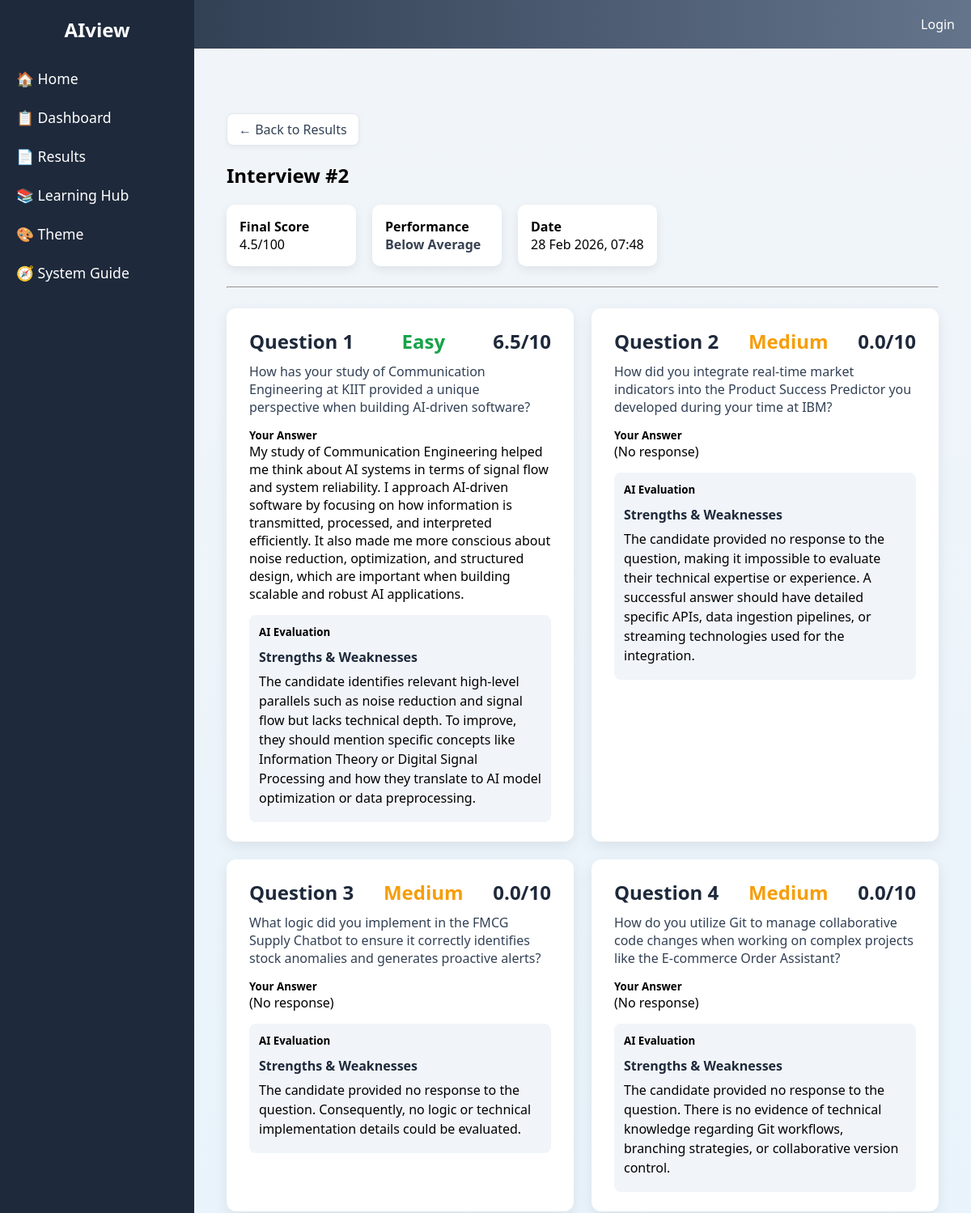
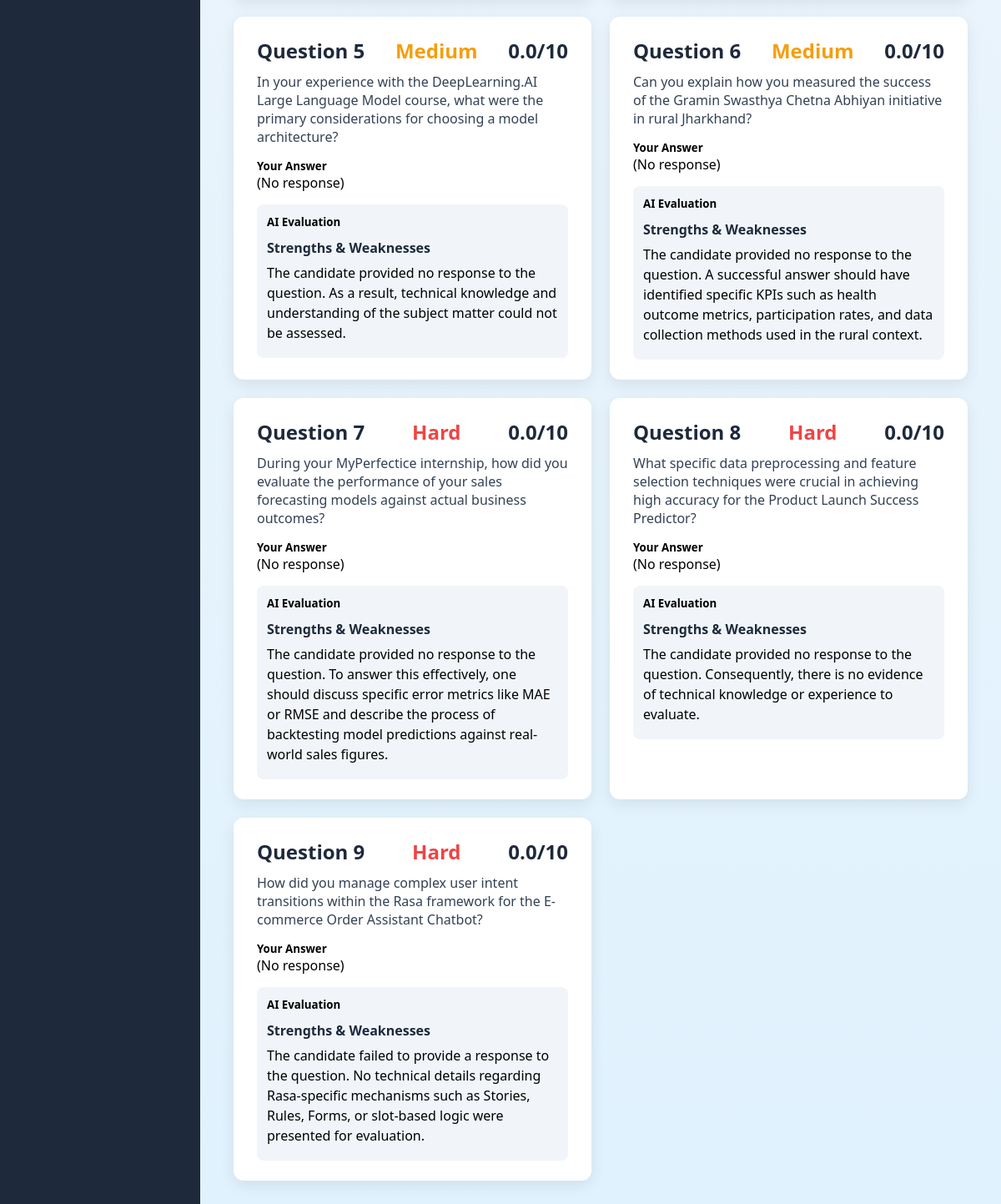
Screenshot of /results/2 with the database file from the repository (2 pictures, top to bottom).
### models.py (models this page shows)
class Interview(db.Model):
    id = db.Column(db.Integer, primary_key=True)
    date = db.Column(db.DateTime, default=datetime.utcnow)
    total_score = db.Column(db.Float)
    summary = db.Column(db.Text)
    answers = db.relationship("Answer", backref="interview", lazy=True)

class Answer(db.Model):
    id = db.Column(db.Integer, primary_key=True)
    interview_id = db.Column(db.Integer, db.ForeignKey("interview.id"), nullable=False)
    question = db.Column(db.Text, nullable=False)
    answer = db.Column(db.Text, nullable=False)
    category = db.Column(db.String(100))
    difficulty = db.Column(db.String(50))
    score = db.Column(db.Float)
    feedback = db.Column(db.Text)
    time_taken = db.Column(db.Integer)

### app.py (the view)
@app.route("/results/<int:id>")
def result_detail(id):
    interview = models.Interview.query.get_or_404(id)
    return render_template("result_detail.html", interview=interview)

### templates/result_detail.html (shortened to what this page needs)
{% extends "layout.html" %}
{% block content %}
<div class="results-container">
    <a class="back-button" href="/results">
        ← Back to Results
    </a>
    <h2 class="interview-title">Interview #{{ interview.id }}</h2>
    <div class="summary-grid">
        <div class="summary-box">
            <h4>Final Score</h4>
            <p>{{ (interview.total_score*10)|round(2) }}/100</p>
        </div>
        <div class="summary-box">
            <h4>Performance</h4>
            {% set score = interview.total_score %}
            {% if score >= 9 %}
                <span class="performance-badge outstanding">Outstanding</span>
            {% elif score >= 8 %}
                <span class="performance-badge excellent">Excellent</span>
            {% elif score >= 7 %}
                <span class="performance-badge verygood">Very Good</span>
            {% elif score >= 6 %}
                <span class="performance-badge good">Good</span>
            {% elif score >= 5 %}
                <span class="performance-badge fair">Fair</span>
            {% elif score >= 4 %}
                <span class="performance-badge practice">Needs Practice</span>
            {% else %}
                <span class="performance-badge average">Below Average</span>
            {% endif %}
        </div>
        <div class="summary-box">
            <h4>Date</h4>
            <p>{{ (interview.date + timedelta(hours=5, minutes=30)).strftime("%d %b %Y, %H:%M") }}</p>
        </div>
    </div>
    <hr class="divider">
    <div class="questions-grid">
        {% for answer in interview.answers %}
        <div class="question-card">
            <div class="question-header">
                <span class="question-number">
                    Question {{ loop.index }}
                </span>
                <span class="difficulty {{ answer.difficulty }}">
                    {{ answer.difficulty | capitalize }}
                </span>
                <span class="score">
                    {{ answer.score }}/10
                </span>
            </div>
            <p class="question-text">
                {{ answer.question }}
            </p>
            <div class="answer-section">
                <h5>Your Answer</h5>
                <p>{{ answer.answer }}</p>
            </div>
            <div class="feedback-section">
                <h5>AI Evaluation</h5>
                {% set parts = answer.feedback.split("Reasoning:") %}
                <p><strong>Strengths & Weaknesses</strong></p>
                <p>{{ parts[0] }}</p>
            </div>
        </div>
        {% endfor %}
    </div>
</div>
{% endblock %}

### static/css/style.css (style rules this page uses)
html, body { width: 100%; height: 100%; }
body { margin: 0; overflow: hidden; }
* { margin: 0; padding: 0; box-sizing: border-box; font-family: 'Segoe UI', sans-serif; }
body, html { height: 100%; }
:root { --theme-bg: linear-gradient(to bottom, #f1f5f9, #e0f2fe); }
.results-container { width: 100%; max-width: 1400px; margin: 40px auto; }
.performance-badge { font-weight: 600; }
.average { color: #374151; }
.question-header { font-size:24px; font-weight:600; text-align:center; max-width:850px; margin-bottom:20px; color:#1e293b; }
.back-button { display:inline-flex; align-items:center; gap:6px; background:white; padding:8px 14px; border-radius:8px; border:1px solid #e2e8f0; box-shadow:0 2px 6px rgba(0,0,0,0.05); text-decoration:none; color:#334155; font-weight:500; margin-bottom:20px; }
.interview-title { margin-bottom:20px; }
.summary-grid { display:flex; gap:20px; margin-bottom:25px; }
.summary-box { background:white; padding:16px; border-radius:10px; box-shadow:0 4px 12px rgba(0,0,0,0.08); min-width:160px; }
.divider { margin:25px 0; }
.questions-grid { display:grid; grid-template-columns:repeat(auto-fit,minmax(420px,1fr)); gap:22px; }
.question-card { background:white; padding:24px 28px; border-radius:12px; box-shadow:0 6px 18px rgba(0,0,0,0.08); width:100%; }
.question-header { display:flex; justify-content:space-between; margin-bottom:10px; font-weight:600; }
.question-text { margin-bottom:15px; color:#334155; }
.answer-section { margin-bottom:15px; }
.feedback-section { background:#f1f5f9; padding:12px; border-radius:8px; }
.score { font-weight:bold; }
.difficulty.easy { color:#16a34a; }
.difficulty.medium { color:#f59e0b; }
.difficulty.hard { color:#ef4444; }
.feedback-section strong { display:block; margin-top:10px; color:#1e293b; }
.feedback-section p { margin-bottom:6px; line-height:1.5; }

### rows the page displays
Interview: id "2", (interview.total_score*10)|round(2) "4.5", date "28 Feb 2026, 07:48"
Answer: difficulty "Easy", score "6.5", question "How has your study of Communication Engineering at KIIT provided a unique perspective when building AI-driven software?", answer "My study of Communication Engineering helped me think about AI systems in terms of signal flow and system reliability. I approach AI-driven software by focusing on how information is transmitted, processed, and interpreted efficiently. It also made me more conscious about noise reduction, optimization, and structured design, which are important when building scalable and robust AI applications.", feedback "The candidate identifies relevant high-level parallels such as noise reduction and signal flow but lacks technical depth. To improve, they should mention specific concepts like Information Theory or Digital Signal Processing and how they translate to AI model optimization or data preprocessing."
Answer: difficulty "Medium", score "0.0", question "How did you integrate real-time market indicators into the Product Success Predictor you developed during your time at IBM?", answer "(No response)", feedback "The candidate provided no response to the question, making it impossible to evaluate their technical expertise or experience. A successful answer should have detailed specific APIs, data ingestion pipelines, or streaming technologies used for the integration."
Answer: difficulty "Medium", score "0.0", question "What logic did you implement in the FMCG Supply Chatbot to ensure it correctly identifies stock anomalies and generates proactive alerts?", answer "(No response)", feedback "The candidate provided no response to the question. Consequently, no logic or technical implementation details could be evaluated."
Answer: difficulty "Medium", score "0.0", question "How do you utilize Git to manage collaborative code changes when working on complex projects like the E-commerce Order Assistant?", answer "(No response)", feedback "The candidate provided no response to the question. There is no evidence of technical knowledge regarding Git workflows, branching strategies, or collaborative version control."
Answer: difficulty "Medium", score "0.0", question "In your experience with the DeepLearning.AI Large Language Model course, what were the primary considerations for choosing a model architecture?", answer "(No response)", feedback "The candidate provided no response to the question. As a result, technical knowledge and understanding of the subject matter could not be assessed."
Answer: difficulty "Medium", score "0.0", question "Can you explain how you measured the success of the Gramin Swasthya Chetna Abhiyan initiative in rural Jharkhand?", answer "(No response)", feedback "The candidate provided no response to the question. A successful answer should have identified specific KPIs such as health outcome metrics, participation rates, and data collection methods used in the rural context."
Answer: difficulty "Hard", score "0.0", question "During your MyPerfectice internship, how did you evaluate the performance of your sales forecasting models against actual business outcomes?", answer "(No response)", feedback "The candidate provided no response to the question. To answer this effectively, one should discuss specific error metrics like MAE or RMSE and describe the process of backtesting model predictions against real-world sales figures."
Answer: difficulty "Hard", score "0.0", question "What specific data preprocessing and feature selection techniques were crucial in achieving high accuracy for the Product Launch Success Predictor?", answer "(No response)", feedback "The candidate provided no response to the question. Consequently, there is no evidence of technical knowledge or experience to evaluate."
Answer: difficulty "Hard", score "0.0", question "How did you manage complex user intent transitions within the Rasa framework for the E-commerce Order Assistant Chatbot?", answer "(No response)", feedback "The candidate failed to provide a response to the question. No technical details regarding Rasa-specific mechanisms such as Stories, Rules, Forms, or slot-based logic were presented for evaluation."
